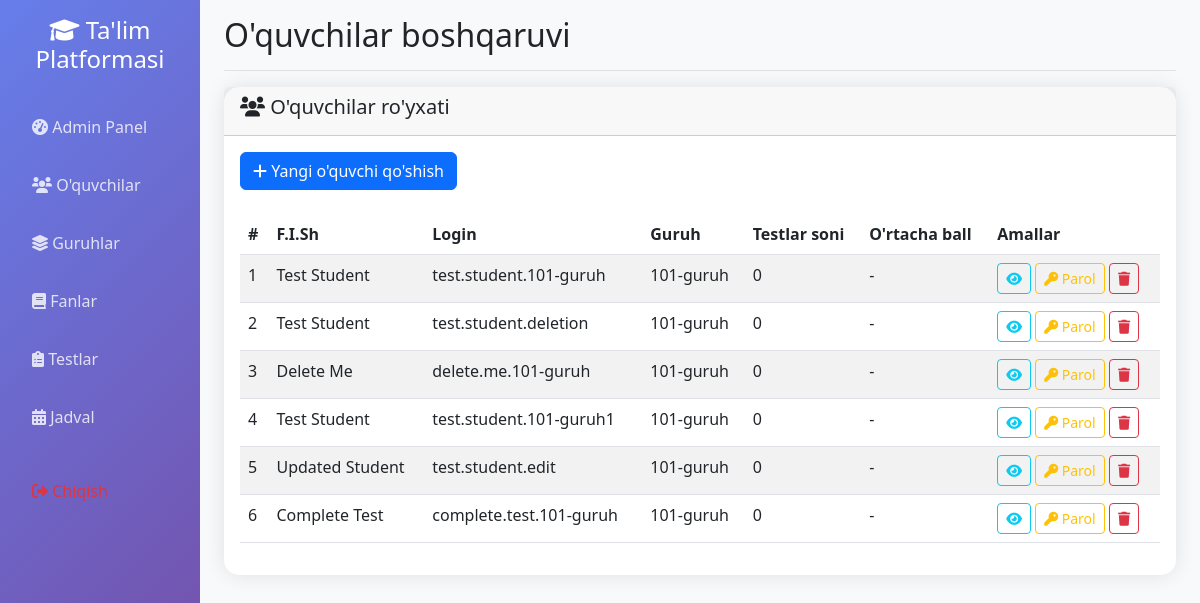
Before: /admin/students (signed in) with the older database file.
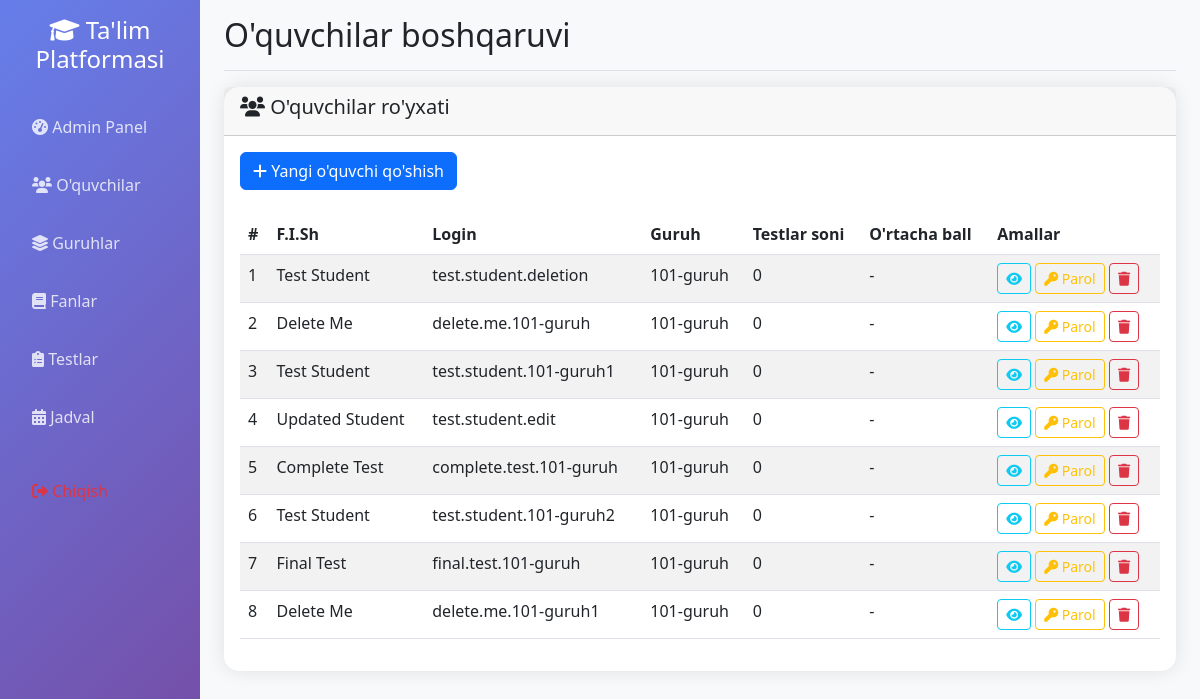
After: the same page with the newer database file.
### app.py (models this page shows)
class User(db.Model):
    __tablename__ = 'user'
    id = db.Column(db.Integer, primary_key=True)
    username = db.Column(db.String(80), unique=True, nullable=False, index=True)
    password_hash = db.Column(db.String(255), nullable=False)
    first_name = db.Column(db.String(50), nullable=False)
    last_name = db.Column(db.String(50), nullable=False)
    is_admin = db.Column(db.Boolean, default=False)
    is_group_leader = db.Column(db.Boolean, default=False)
    needs_password_change = db.Column(db.Boolean, default=False)
    group_id = db.Column(db.Integer, db.ForeignKey('group.id'), nullable=True)
    group = db.relationship('Group', backref=db.backref('students', lazy=True, cascade='all, delete-orphan'), foreign_keys=[group_id])
    test_registrations = db.relationship('TestRegistration', backref='student', lazy=True, cascade='all, delete-orphan')
    test_results = db.relationship('TestResult', backref='student', lazy=True, cascade='all, delete-orphan')
    difficult_topics = db.relationship('DifficultTopic', backref='student', lazy=True, cascade='all, delete-orphan')

class Group(db.Model):
    __tablename__ = 'group'
    id = db.Column(db.Integer, primary_key=True)
    name = db.Column(db.String(50), unique=True, nullable=False, index=True)
    description = db.Column(db.Text)
    total_score = db.Column(db.Integer, default=0)
    leader = db.relationship('User', backref=db.backref('led_group', uselist=False), foreign_keys=[User.group_id])
    schedules = db.relationship('Schedule', backref='group', lazy=True, cascade='all, delete-orphan')

### app.py (the view)
@app.route('/admin/students')
def admin_students():
    if not session.get('logged_in', False) or not session.get('is_admin', False):
        return redirect(url_for('login'))
    students = User.query.filter_by(is_admin=False, is_group_leader=False).all()
    groups = Group.query.all()
    return render_template('admin_students.html', students=students, groups=groups)

### app.py (called while the page is built, shortened)
@app.context_processor
def inject_user():
    class CurrentUser:
        def __init__(self):
            self.is_authenticated = session.get('logged_in', False)
            self.is_admin = session.get('is_admin', False)
            self.is_group_leader = session.get('is_group_leader', False)
            self.username = session.get('username', '')
            self.id = session.get('user_id', None)
    return dict(current_user=CurrentUser(), datetime=datetime)

### templates/admin_students.html (shortened to what this page needs)
{% extends "base.html" %}
{% block page_title %}O'quvchilar boshqaruvi{% endblock %}
{% block content %}
<div class="row">
    <div class="col-12">
        <div class="card">
            <div class="card-header">
                <h5><i class="fas fa-users"></i> O'quvchilar ro'yxati</h5>
            </div>
            <div class="card-body">
                <div class="row mb-4">
                    <div class="col-12">
                        <button class="btn btn-primary" type="button" data-bs-toggle="collapse" data-bs-target="#addStudentForm">
                            <i class="fas fa-plus"></i> Yangi o'quvchi qo'shish
                        </button>
                    </div>
                </div>
                {% if students %}
                <div class="table-responsive">
                    <table class="table table-striped">
                        <thead>
                            <tr>
                                <th>#</th>
                                <th>F.I.Sh</th>
                                <th>Login</th>
                                <th>Guruh</th>
                                <th>Testlar soni</th>
                                <th>O'rtacha ball</th>
                                <th>Amallar</th>
                            </tr>
                        </thead>
                        <tbody>
                            {% for student in students %}
                            <tr>
                                <td>{{ loop.index }}</td>
                                <td>{{ student.first_name }} {{ student.last_name }}</td>
                                <td>{{ student.username }}</td>
                                <td>{{ student.group.name }}</td>
                                <td>{{ student.test_results|length }}</td>
                                <td>
                                    {% if student.test_results %}
                                        {% set total = student.test_results|sum(attribute='score') %}
                                        {% set count = student.test_results|sum(attribute='total_questions') %}
                                        {{ "%.1f"|format((total / count * 100)) }}%
                                    {% else %}
                                        -
                                    {% endif %}
                                </td>
                                <td>
                                    <a href="{{ url_for('admin_edit_student', student_id=student.id) }}" class="btn btn-sm btn-outline-info">
                                        <i class="fas fa-eye"></i>
                                    </a>
                                    <button type="button" class="btn btn-sm btn-outline-warning" data-bs-toggle="modal" data-bs-target="#resetPasswordModal{{ student.id }}">
                                        <i class="fas fa-key"></i> Parol
                                    </button>
                                    <form method="POST" action="{{ url_for('admin_delete_student', student_id=student.id) }}" style="display: inline;">
                                        <button type="submit" class="btn btn-sm btn-outline-danger" onclick="return confirm('Rostdan ham ushbu o\'quvchini o\'chirmoqchimisiz?')">
                                            <i class="fas fa-trash"></i>
                                        </button>
                                    </form>
                                </td>
                            </tr>
                            {% endfor %}
                        </tbody>
                    </table>
                </div>
                {% else %}
                <div class="text-center py-5">
                    <i class="fas fa-users fa-4x text-muted mb-3"></i>
                    <h4 class="text-muted">O'quvchilar mavjud emas</h4>
                    <p class="text-muted">Yangi o'quvchi qo'shing</p>
                </div>
                {% endif %}
            </div>
        </div>
    </div>
</div>
{% endblock %}

### templates/base.html (shortened to what this page needs)
<!DOCTYPE html>
<html lang="uz">
<head>
    <link href="https://cdn.jsdelivr.net/npm/bootstrap@5.3.0/dist/css/bootstrap.min.css" rel="stylesheet">
    <link rel="stylesheet" href="{{ url_for('static', filename='css/enhanced_ui.css') }}">
    <link href="https://cdnjs.cloudflare.com/ajax/libs/font-awesome/6.0.0/css/all.min.css" rel="stylesheet">
</head>
<body>
    <div class="container-fluid">
        <div class="row">
            <nav class="col-md-3 col-lg-2 d-md-block sidebar collapse" id="sidebar">
                <div class="position-sticky pt-3">
                    <div class="text-center mb-4">
                        <h4 class="text-white">
                            <i class="fas fa-graduation-cap"></i> Ta'lim Platformasi
                        </h4>
                    </div>
                    <ul class="nav flex-column">
                        {% if current_user.is_authenticated %}
                            {% if current_user.is_admin %}
                                <li class="nav-item">
                                    <a class="nav-link" href="{{ url_for('admin_dashboard') }}">
                                        <i class="fas fa-tachometer-alt"></i> Admin Panel
                                    </a>
                                </li>
                                <li class="nav-item">
                                    <a class="nav-link" href="{{ url_for('admin_students') }}">
                                        <i class="fas fa-users"></i> O'quvchilar
                                    </a>
                                </li>
                                <li class="nav-item">
                                    <a class="nav-link" href="{{ url_for('admin_groups') }}">
                                        <i class="fas fa-layer-group"></i> Guruhlar
                                    </a>
                                </li>
                                <li class="nav-item">
                                    <a class="nav-link" href="{{ url_for('admin_subjects') }}">
                                        <i class="fas fa-book"></i> Fanlar
                                    </a>
                                </li>
                                <li class="nav-item">
                                    <a class="nav-link" href="{{ url_for('admin_tests') }}">
                                        <i class="fas fa-clipboard-list"></i> Testlar
                                    </a>
                                </li>
                                <li class="nav-item">
                                    <a class="nav-link" href="{{ url_for('admin_schedule') }}">
                                        <i class="fas fa-calendar-alt"></i> Jadval
                                    </a>
                                </li>
                            {% endif %}
                            <li class="nav-item mt-3">
                                <a class="nav-link text-danger" href="{{ url_for('logout') }}">
                                    <i class="fas fa-sign-out-alt"></i> Chiqish
                                </a>
                            </li>
                        {% endif %}
                    </ul>
                </div>
            </nav>
            <main class="col-md-9 ms-sm-auto col-lg-10 px-md-4 main-content">
                <div class="d-flex justify-content-between flex-wrap flex-md-nowrap align-items-center pt-3 pb-2 mb-3 border-bottom">
                    <h1 class="h2">{% block page_title %}Ta'lim Platformasi{% endblock %}</h1>
                </div>
                {% block content %}{% endblock %}
            </main>
        </div>
    </div>
</body>
</html>

### static/css/enhanced_ui.css (style rules this page uses)
.btn-enhanced { position: relative; overflow: hidden; transition: all 0.3s ease; }
.card-enhanced { border: none; box-shadow: 0 10px 30px rgba(0, 0, 0, 0.1); transition: all 0.3s ease; }

### templates/base.html (style rules this page uses)
.sidebar { min-height: 100vh; background: linear-gradient(135deg, #667eea 0%, #764ba2 100%); }
.sidebar .nav-link { color: rgba(255, 255, 255, 0.8); padding: 12px 20px; margin: 5px 0; border-radius: 8px; transition: all 0.3s; }
.main-content { background: #f8f9fa; min-height: 100vh; }
.card { border: none; border-radius: 15px; box-shadow: 0 0 20px rgba(0,0,0,0.1); transition: transform 0.3s; }

Changed rows visible on the page:
removed User: first_name "Test", last_name "Student", username "test.student.101-guruh", group.name "101-guruh", test_results|length "0"
added User: first_name "Test", last_name "Student", username "test.student.101-guruh2", group.name "101-guruh", test_results|length "0"
added User: first_name "Final", last_name "Test", username "final.test.101-guruh", group.name "101-guruh", test_results|length "0"
added User: first_name "Delete", last_name "Me", username "delete.me.101-guruh1", group.name "101-guruh", test_results|length "0"
